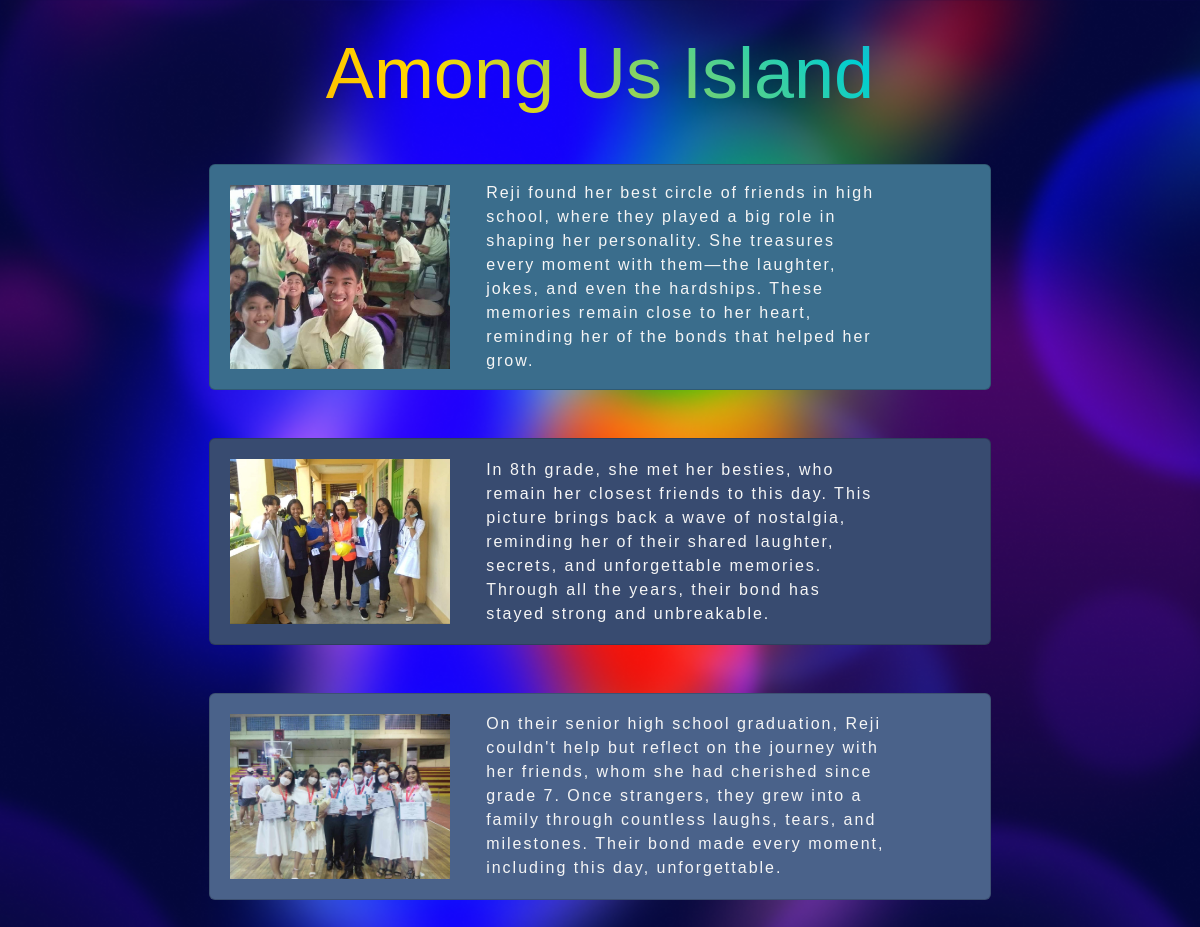
The app's page /A08/view.php?id=1 with its own data.
### tables this page shows
CREATE TABLE `islandcontents` (
  `islandContentID` int(4) NOT NULL,
  `islandOfPersonalityID` int(4) NOT NULL,
  `image` varchar(50) DEFAULT NULL,
  `content` varchar(400) NOT NULL,
  `color` varchar(10) DEFAULT NULL
);

### A08/connect.php (called while the page is built, shortened)
<?php
  function executeQuery($query){
    $conn = $GLOBALS['conn'];
    return mysqli_query($conn, $query);
  }
?>

### A08/classes.php (the view, shortened to what this page needs)
<?php
class contentHeader
{
    public $name;
    public function __construct($name, $color, $shortDescription)
    {
        $this->name = $name;
    }
    public function buildHeader()
    {
        return
            '
            <h1 class="display-2 title text-center mb-5">' . $this->name . '</h1>
        ';
    }
}
class islandContent
{
    public $image;
    public $content;
    public $color;
    public function __construct($islandContentID, $islandOfPersonalityID, $image, $content, $color)
    {
        $this->image = $image;
        $this->content = $content;
        $this->color = $color;
    }
    public function buildContentContainer()
    {
        return
            '
            <div class="d-flex justify-content-center align-items-center">
                <div class="card mb-3 mx-3 mb-5" style="max-width:70%; background-color:' . $this->color . '; height: 100%;">
                    <div class="row g-0">
                        <div class="col-md-4">
                            <img src="shared/assets/img/' . $this->image . '" class="img-fluid rounded img-elements" alt="Image for ' . $this->content . '">
                        </div>
                        <div class="col-md-8">
                            <div class="card-body d-flex flex-column justify-content-center" style="height: 100%;">
                                <p class="card-text">' . $this->content . '</p>
                            </div>
                        </div>
                    </div>
                </div>
            </div>
            ';
    }
}
?>

### A08/view.php (shortened to what this page needs)
<?php
include("connect.php");
include("classes.php");
$islandHeaderContainer = array();
$islandContentContainer = array();
$islandOfPersonalityID = $_GET['id'];
$islandHeaderQuery = "SELECT name, shortDescription, color FROM `islandsofpersonality` WHERE islandOfPersonalityID = '$islandOfPersonalityID'";
$islandHeaderResults = executeQuery($islandHeaderQuery);
while ($islandHeader = mysqli_fetch_assoc($islandHeaderResults)) {
    $ih = new contentHeader(
        $islandHeader['name'],
        $islandHeader['color'],
        $islandHeader['shortDescription'],
    );
    array_push($islandHeaderContainer, $ih);
}
$islandContentQuery = "SELECT * FROM `islandcontents` WHERE islandOfPersonalityID = '$islandOfPersonalityID'";
$islandContentResults = executeQuery($islandContentQuery);
while ($islandContent = mysqli_fetch_assoc($islandContentResults)) {
    $ic = new islandContent(
        $islandContent['islandContentID'],
        $islandContent['islandOfPersonalityID'],
        $islandContent['image'],
        $islandContent['content'],
        $islandContent['color'],
    );
    array_push($islandContentContainer, $ic);
}
?>
<!DOCTYPE html>
<head>
    <link href="https://cdn.jsdelivr.net/npm/bootstrap@5.3.3/dist/css/bootstrap.min.css" rel="stylesheet"
>
    <link rel="stylesheet" href="shared/assets/css/style.css">
    <link href="https://fonts.cdnfonts.com/css/lexend" rel="stylesheet">
    <link href="https://fonts.cdnfonts.com/css/carton-six" rel="stylesheet">
</head>
<body>
    <div class="container">
        <div class="row">
            <?php foreach ($islandHeaderContainer as $islandHeader) { ?>
                <?php echo $islandHeader->buildHeader(); ?>
            <?php } ?>
        </div>
        <div class="content row align-items-center">
            <?php foreach ($islandContentContainer as $islandContent) { ?>
                <?php echo $islandContent->buildContentContainer(); ?>
            <?php } ?>
        </div>
    </div>
</body>
</html>

### A08/shared/assets/css/style.css (style rules this page uses)
body { background-image: url('../img/view.png'); min-height: 100%; background-position: center; background-size: cover; }
.title { font-family: 'Carton Six', sans-serif; background: linear-gradient(45deg, #FF8C00 0%, #FFD700 35%, #00CED1 70%, #FF1493 100%); -webkit-background-clip: text; color: transparent; padding-top: 30px ; }
.content { font-family: "Lexend", sans-serif; color: whitesmoke; letter-spacing: 2px; }
.card-text { font-family: "Lexend", sans-serif; color: whitesmoke; max-width: 400px; }
.img-elements { height: 100%; object-fit: cover; padding: 20px; max-width:100%; }

### records on screen
islandcontents: image (picture), content "Reji found her best circle of friends in high school, where they played a big role in shaping her personality. She treasures every moment with them—the laughter, jokes, and even the hardships. These memories remain close to her heart, reminding her of the bonds that helped her grow."
islandcontents: image (picture), content "In 8th grade, she met her besties, who remain her closest friends to this day. This picture brings back a wave of nostalgia, reminding her of their shared laughter, secrets, and unforgettable memories. Through all the years, their bond has stayed strong and unbreakable."
islandcontents: image (picture), content "On their senior high school graduation, Reji couldn't help but reflect on the journey with her friends, whom she had cherished since grade 7. Once strangers, they grew into a family through countless laughs, tears, and milestones. Their bond made every moment, including this day, unforgettable."
